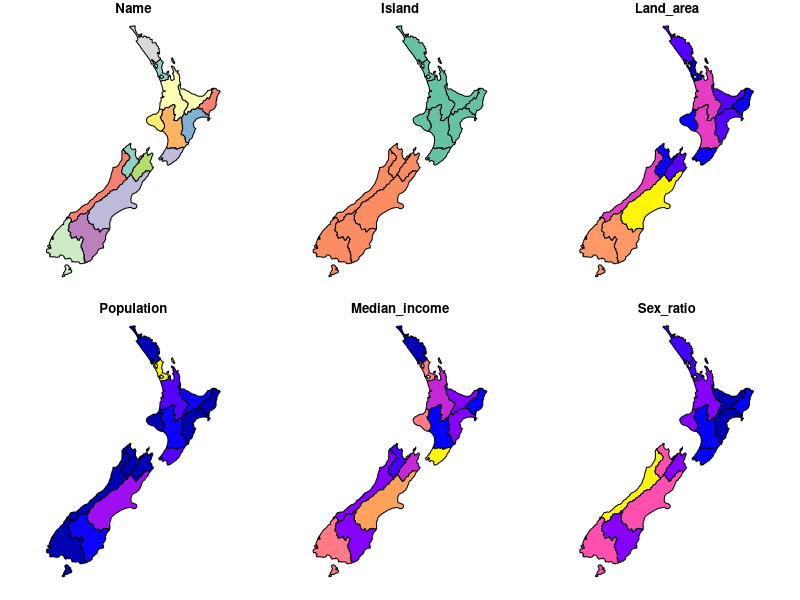
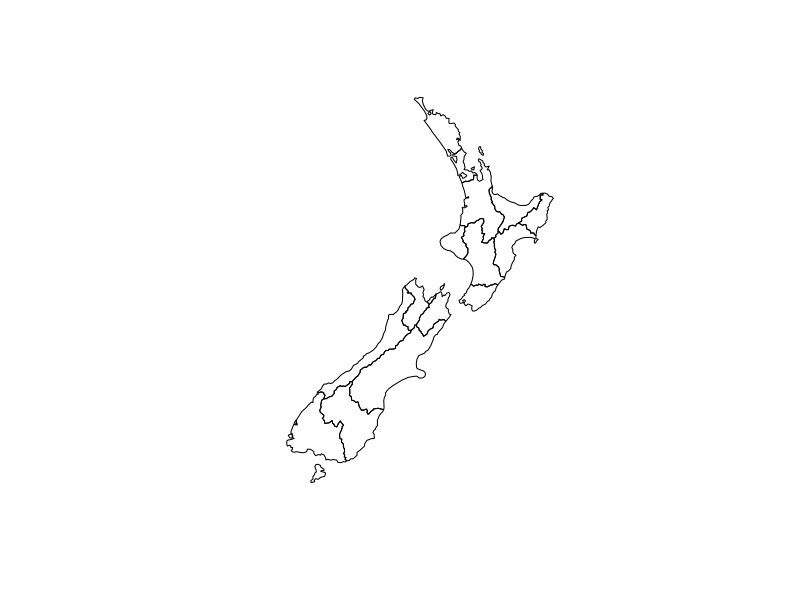
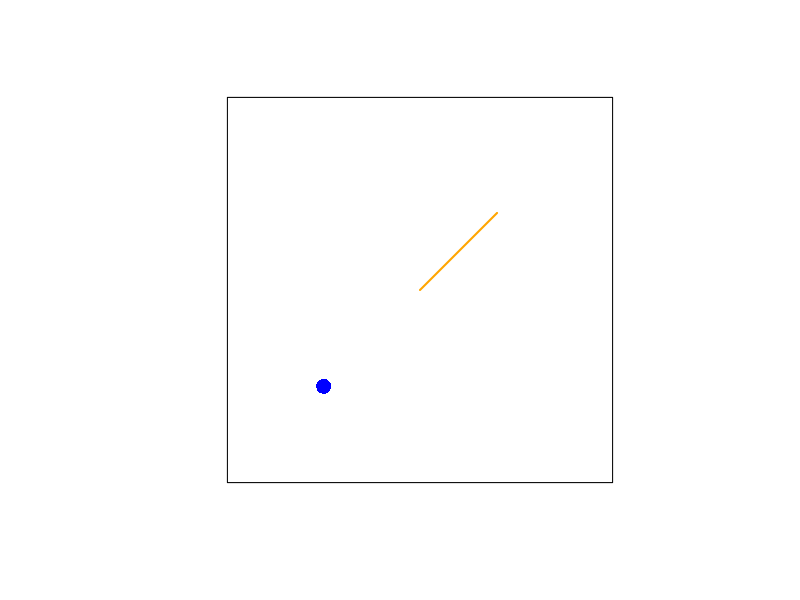
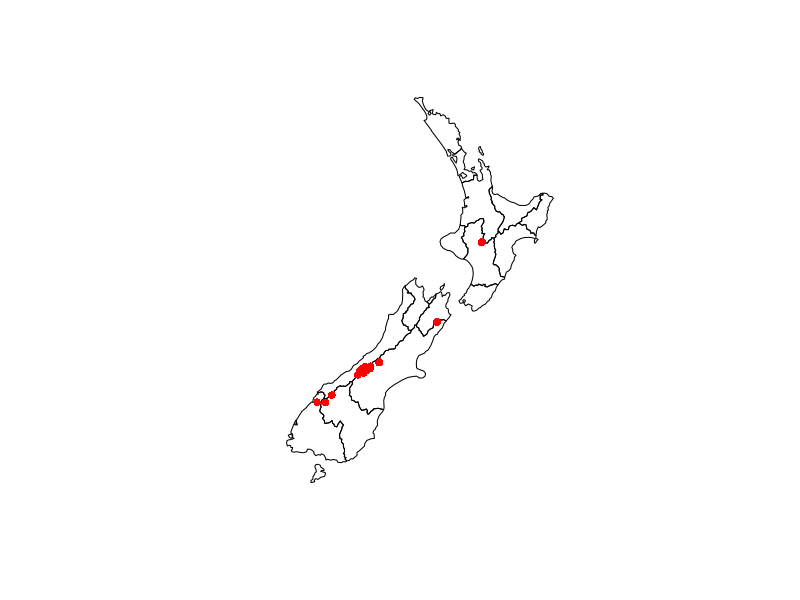
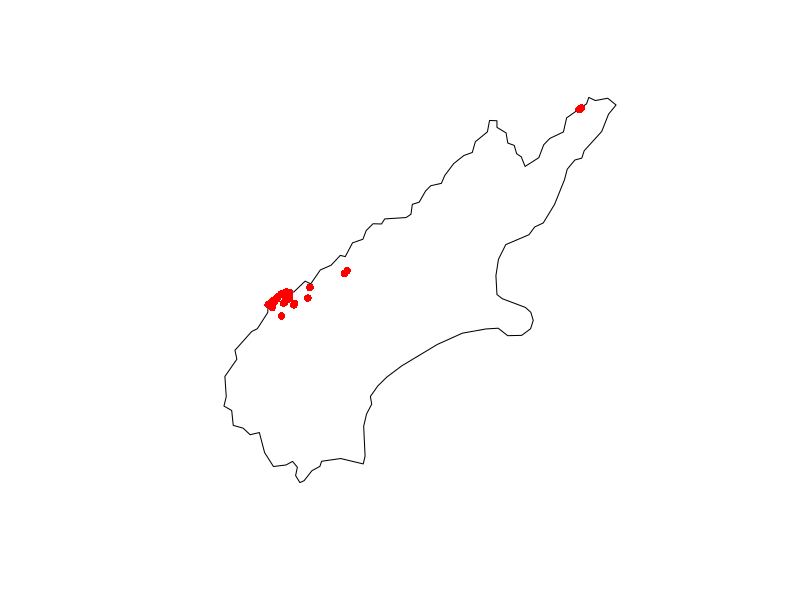
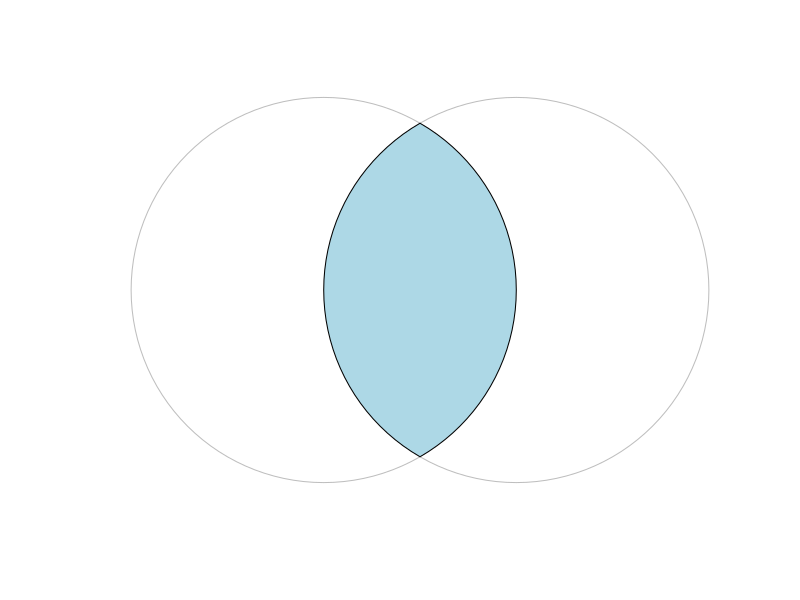
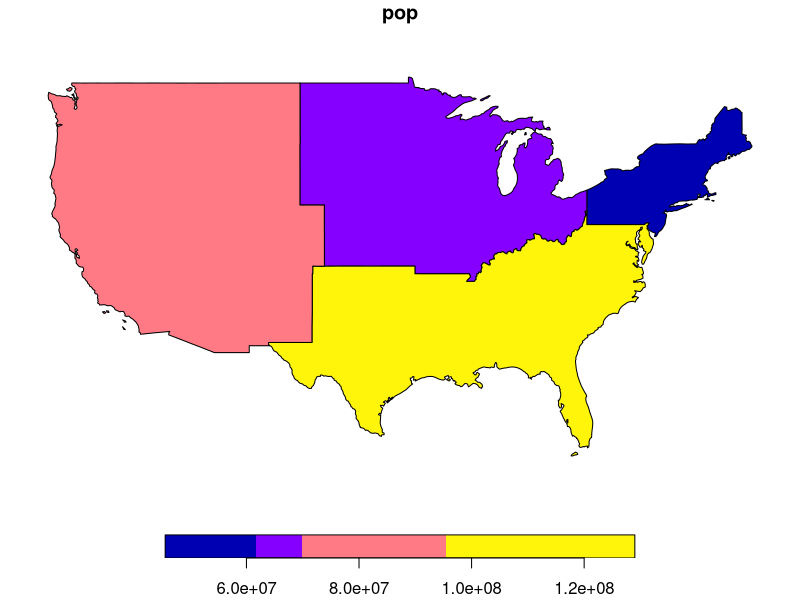

Reproduce these figures in R, in order.
## ---- chunk 1
library(sf)
library(spData)   # example datasets: world, nz, nz_height, us_states
library(dplyr)
## ---- chunk 2
library(sf)
## ---- chunk 3
class(nz)
## ---- chunk 4
nz
## ---- chunk 5
#| fig-height: 4.5
plot(nz)
## ---- chunk 6
#| fig-height: 4.5
plot(st_geometry(nz))
## ---- chunk 7
select(nz, Name, Population) |> head(2)
## ---- chunk 8
#| fig-height: 3.8
# a point is a numeric vector
p = st_point(c(1.25, 1.25))
# a line is a matrix of >= 2 points
l = st_linestring(matrix(c(1.5, 1.5, 1.7, 1.7), ncol = 2, byrow = TRUE))
# a polygon is a list of matrices
mat = matrix(c(1, 1, 1, 2, 2, 2, 2, 1, 1, 1), ncol = 2, byrow = TRUE)
poly = st_polygon(list(mat))
plot(poly); plot(p, pch = 16, col = "blue", cex = 2, add = TRUE)
plot(l, col = "orange", lwd = 2, add = TRUE)
## ---- chunk 9
lc = st_geometry(nz)  # the geometry list-column
class(lc)
## ---- chunk 10
class(lc[[1]])        # a single feature geometry
## ---- chunk 11
dim(nz)
## ---- chunk 12
# first 2 rows and first 2 columns
nz[1:2, 1:2]
## ---- chunk 13
nz |>
  filter(Island == "North") |>
  select(Name, Population) |>
  head(2)
## ---- chunk 14
#| fig-height: 4
plot(st_geometry(nz))
plot(st_geometry(nz_height), pch = 16, col = "red", add = TRUE)
## ---- chunk 15
#| fig-height: 3.8
canterbury = nz |> filter(Name == "Canterbury")
# keep only the summits located inside Canterbury
canterbury_height = nz_height[canterbury, ]
plot(st_geometry(canterbury))
plot(st_geometry(canterbury_height), pch = 16, col = "red", add = TRUE)
## ---- chunk 16
sel = st_intersects(nz_height, canterbury, sparse = FALSE)
head(sel)
## ---- chunk 17
join = st_join(nz_height, select(nz, Name))
join |> select(elevation, Name) |> head(2)
## ---- chunk 18
#| fig-height: 3.6
pts = st_sfc(st_point(c(0, 1)), st_point(c(1, 1)))
circles = st_buffer(pts, dist = 1)
x = circles[1]; y = circles[2]
plot(st_union(x, y), border = "grey")
plot(st_intersection(x, y), col = "lightblue", add = TRUE)
## ---- chunk 19
#| fig-height: 3.6
regions = us_states |>
  group_by(REGION) |>
  summarise(pop = sum(total_pop_15, na.rm = TRUE))
plot(regions["pop"])
## ---- chunk 20
st_crs(nz)$Name
## ---- chunk 21
nz_wgs = st_transform(nz, crs = 4326)
st_crs(nz_wgs)$Name
